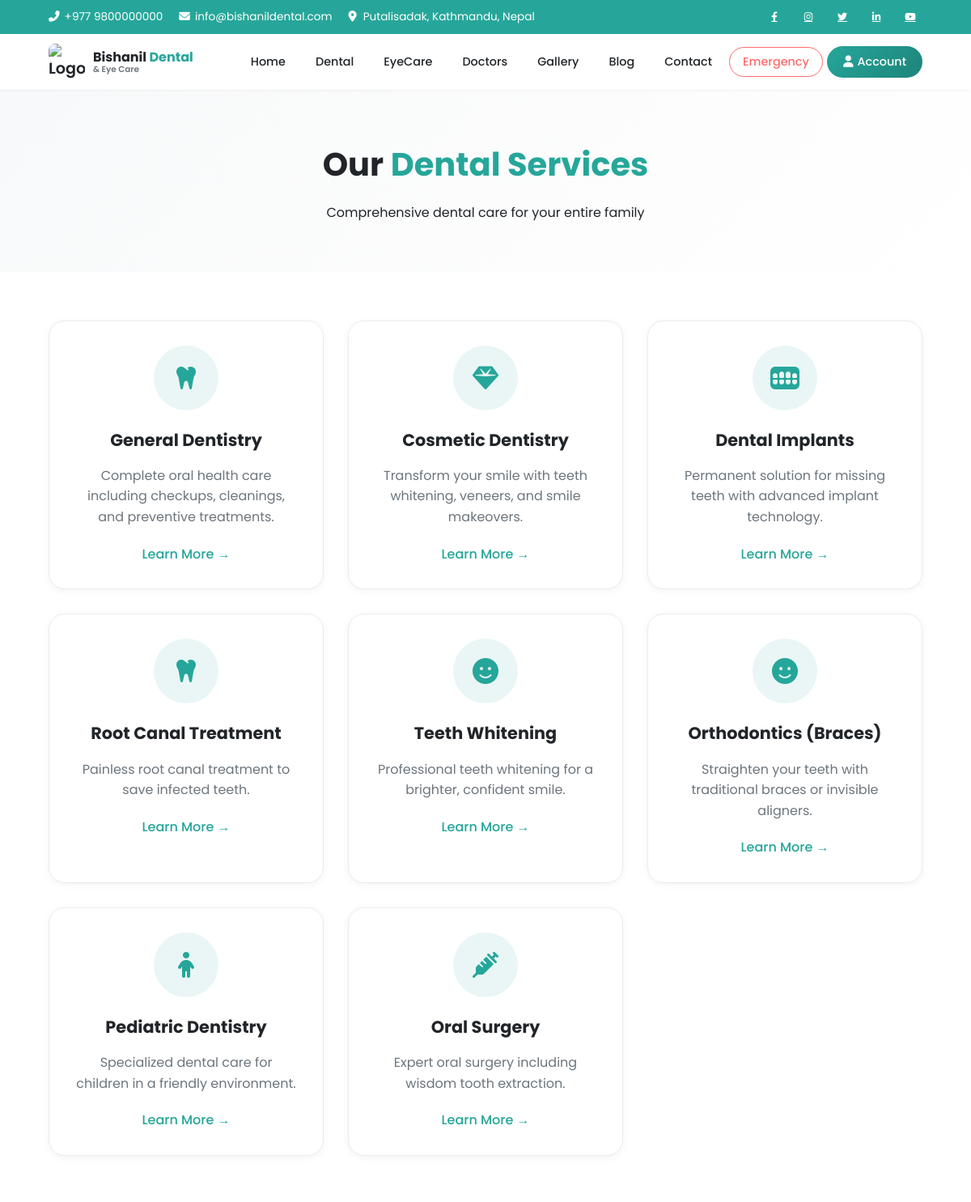
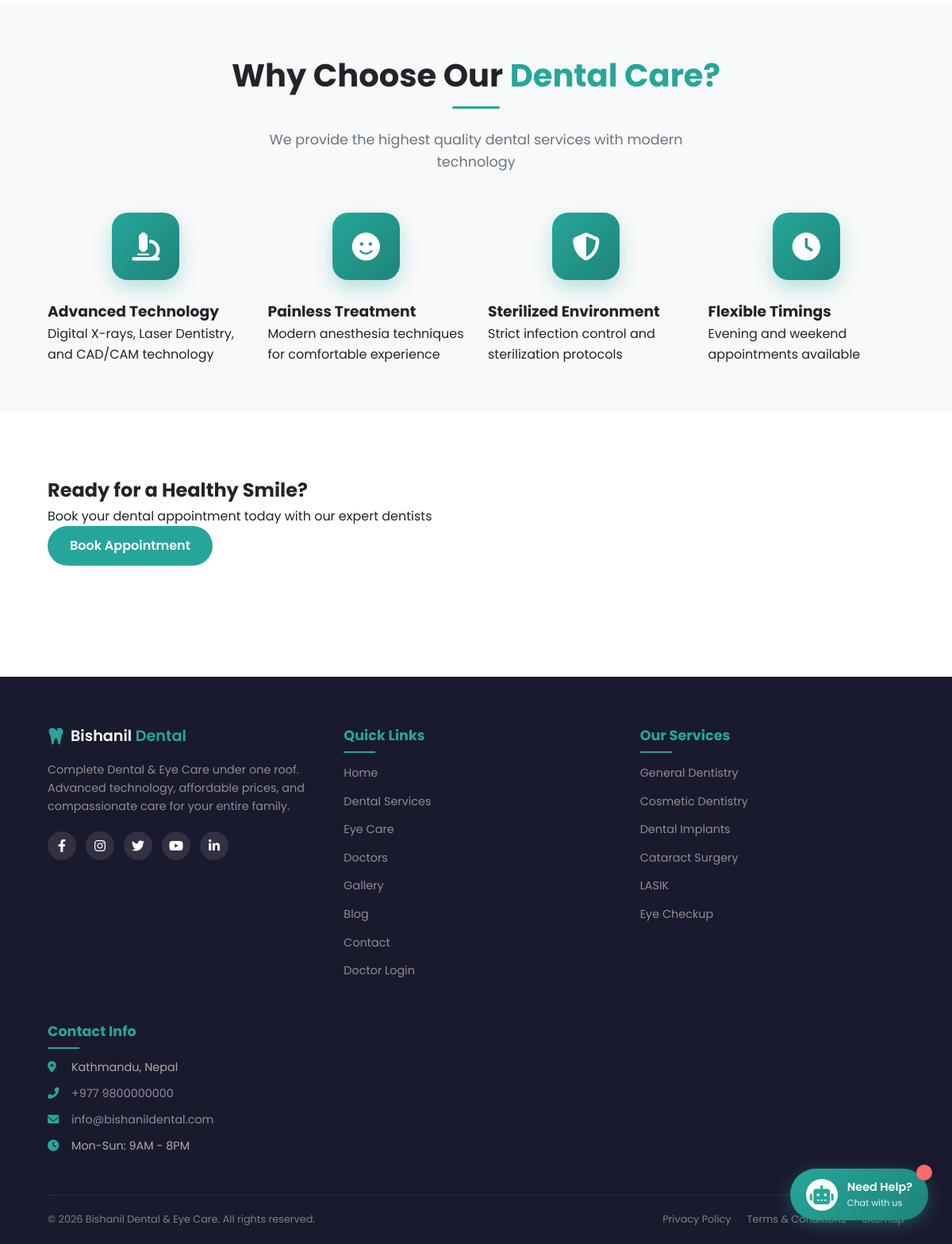
Page /dental/services/ on the committed database (2 pictures, top to bottom).
### contact/models.py (models this page shows, shortened)
class ContactSettings(models.Model):
    phone_primary = models.CharField(max_length=20, blank=True, null=True)
    phone_secondary = models.CharField(max_length=20, blank=True, null=True)
    email_primary = models.EmailField(blank=True, null=True)
    email_support = models.EmailField(blank=True, null=True)
    facebook_url = models.URLField(blank=True, null=True)
    instagram_url = models.URLField(blank=True, null=True)
    twitter_url = models.URLField(blank=True, null=True)
    linkedin_url = models.URLField(blank=True, null=True)
    youtube_url = models.URLField(blank=True, null=True)
    address = models.CharField(max_length=300, blank=True, null=True)
    working_hours = models.CharField(max_length=200, blank=True, null=True)
    show_contact_bar = models.BooleanField(default=True)
    bar_address = models.CharField(max_length=300, blank=True, null=True)
    bar_phone = models.CharField(max_length=20, blank=True, null=True)
    bar_email = models.EmailField(blank=True, null=True)
    bar_hours = models.CharField(max_length=200, blank=True, null=True)
    bar_address_icon = models.CharField(max_length=50, default='fas fa-map-marker-alt')
    bar_phone_icon = models.CharField(max_length=50, default='fas fa-phone-alt')
    bar_email_icon = models.CharField(max_length=50, default='fas fa-envelope')
    bar_hours_icon = models.CharField(max_length=50, default='fas fa-clock')
    class Meta:
        verbose_name = "Contact Settings"
        verbose_name_plural = "Contact Settings"

### dental/models.py (models this page shows, shortened)
class DentalService(models.Model):
    SERVICE_TYPES = [
        ('general', 'General Dentistry'),
        ('cosmetic', 'Cosmetic Dentistry'),
        ('orthodontic', 'Orthodontics'),
        ('implants', 'Dental Implants'),
        ('root_canal', 'Root Canal Treatment'),
        ('pediatric', 'Pediatric Dentistry'),
        ('whitening', 'Teeth Whitening'),
        ('oral_surgery', 'Oral Surgery'),
    ]
    name = models.CharField(max_length=200)
    slug = models.SlugField(unique=True)
    service_type = models.CharField(max_length=50, choices=SERVICE_TYPES)
    short_description = models.CharField(max_length=300)
    full_description = models.TextField()
    icon_class = models.CharField(max_length=100, default='fas fa-tooth')
    image = models.ImageField(upload_to='services/dental/', blank=True, null=True)
    benefits = models.JSONField(default=list, blank=True)
    faq_title = models.CharField(max_length=300, blank=True)
    faq_answer = models.TextField(blank=True)
    meta_title = models.CharField(max_length=200, blank=True)
    meta_description = models.CharField(max_length=500, blank=True)
    starting_price = models.DecimalField(max_digits=10, decimal_places=2, null=True, blank=True)
    price_note = models.CharField(max_length=200, blank=True)
    is_active = models.BooleanField(default=True)
    featured = models.BooleanField(default=False)
    order = models.IntegerField(default=0)
    created_at = models.DateTimeField(auto_now_add=True)
    updated_at = models.DateTimeField(auto_now=True)
    class Meta:
        ordering = ['order', 'name']
        verbose_name = 'Dental Service'
        verbose_name_plural = 'Dental Services'

### dental/views.py (the view)
# urls.py: path('services/', views.service_list, name='service_list'),
def service_list(request):
    services = DentalService.objects.filter(is_active=True)
    grouped_services = {}
    for service in services:
        grouped_services[service.service_type] = grouped_services.get(service.service_type, [])
        grouped_services[service.service_type].append(service)
    context = {
        'services': services,
        'grouped_services': grouped_services,
        'service_types': DentalService.SERVICE_TYPES,
    }
    return render(request, 'dental/service_list.html', context)

### templates/dental/service_list.html (shortened to what this page needs)
{% extends 'layouts/base.html' %}
{% load static %}
{% block content %}
<section class="page-header">
    <div class="container">
        <h1>Our <span>Dental Services</span></h1>
        <p>Comprehensive dental care for your entire family</p>
    </div>
</section>
<section class="dental-services">
    <div class="container">
        <div class="services-grid">
            {% for service in services %}
            <div class="service-card">
                <div class="service-icon">
                    <i class="{{ service.icon_class }}"></i>
                </div>
                <h3>{{ service.name }}</h3>
                <p>{{ service.short_description }}</p>
                <a href="{% url 'dental:service_detail' service.slug %}" class="service-link">Learn More →</a>
            </div>
            {% empty %}
            <p>No services available at the moment.</p>
            {% endfor %}
        </div>
    </div>
</section>
<section class="why-dental">
    <div class="container">
        <div class="section-header">
            <h2>Why Choose Our <span>Dental Care?</span></h2>
            <p>We provide the highest quality dental services with modern technology</p>
        </div>
        <div class="features-grid">
            <div class="feature">
                <div class="feature-icon">
                    <i class="fas fa-microscope"></i>
                </div>
                <h3>Advanced Technology</h3>
                <p>Digital X-rays, Laser Dentistry, and CAD/CAM technology</p>
            </div>
            <div class="feature">
                <div class="feature-icon">
                    <i class="fas fa-smile"></i>
                </div>
                <h3>Painless Treatment</h3>
                <p>Modern anesthesia techniques for comfortable experience</p>
            </div>
            <div class="feature">
                <div class="feature-icon">
                    <i class="fas fa-shield-alt"></i>
                </div>
                <h3>Sterilized Environment</h3>
                <p>Strict infection control and sterilization protocols</p>
            </div>
            <div class="feature">
                <div class="feature-icon">
                    <i class="fas fa-clock"></i>
                </div>
                <h3>Flexible Timings</h3>
                <p>Evening and weekend appointments available</p>
            </div>
        </div>
    </div>
</section>
<section class="appointment-cta">
    <div class="container">
        <h2>Ready for a Healthy Smile?</h2>
        <p>Book your dental appointment today with our expert dentists</p>
        {% if user.is_authenticated %}
    <a href="/appointments/book/" class="btn-primary">Book Appointment</a>
{% else %}
    <a href="{% url 'accounts:login' %}" class="btn-primary">Book Appointment</a>
{% endif %}
    </div>
</section>
{% endblock %}

### templates/includes/navbar.html (shortened to what this page needs)
{% load static %}
<div class="top-bar">
    <div class="container">
        <div class="top-bar-content">
            <div class="contact-info">
                {% with contact_settings as cs %}
                {% if cs and cs.phone_primary %}
                <a href="tel:{{ cs.phone_primary }}"><i class="fas fa-phone-alt"></i> {{ cs.phone_primary }}</a>
                {% else %}
                <a href="tel:+9779800000000"><i class="fas fa-phone-alt"></i> +977 9800000000</a>
                {% endif %}
                {% if cs and cs.email_primary %}
                <a href="mailto:{{ cs.email_primary }}"><i class="fas fa-envelope"></i> {{ cs.email_primary }}</a>
                {% else %}
                <a href="mailto:info@bishanildental.com"><i class="fas fa-envelope"></i> info@bishanildental.com</a>
                {% endif %}
                {% if cs and cs.address %}
                <span><i class="fas fa-map-marker-alt"></i> {{ cs.address }}</span>
                {% else %}
                <span><i class="fas fa-map-marker-alt"></i> Kathmandu, Nepal</span>
                {% endif %}
                {% endwith %}
            </div>
            <div class="top-social-links">
                {% with contact_settings as cs %}
                {% if cs and cs.facebook_url %}
                <a href="{{ cs.facebook_url }}" target="_blank"><i class="fab fa-facebook-f"></i></a>
                {% endif %}
                {% if cs and cs.instagram_url %}
                <a href="{{ cs.instagram_url }}" target="_blank"><i class="fab fa-instagram"></i></a>
                {% endif %}
                {% if cs and cs.twitter_url %}
                <a href="{{ cs.twitter_url }}" target="_blank"><i class="fab fa-twitter"></i></a>
                {% endif %}
                {% if cs and cs.linkedin_url %}
                <a href="{{ cs.linkedin_url }}" target="_blank"><i class="fab fa-linkedin-in"></i></a>
                {% endif %}
                {% if cs and cs.youtube_url %}
                <a href="{{ cs.youtube_url }}" target="_blank"><i class="fab fa-youtube"></i></a>
                {% endif %}
                {% endwith %}
            </div>
        </div>
    </div>
</div>
<nav class="main-navbar">
    <div class="container">
        <div class="navbar-wrapper">
            <a href="/" class="logo">
                <img src="{% static 'images/logo111.jpg' %}" alt="Logo" class="logo-img">
                <div class="logo-text">
                    <span>Bishanil <span class="accent">Dental</span></span>
                    <small>& Eye Care</small>
                </div>
            </a>
            <ul class="nav-menu" id="navMenu">
                <li><a href="/" class="{% if request.path == '/' %}active{% endif %}">Home</a></li>
                <li><a href="/dental/services/">Dental</a></li>
                <li><a href="/eyecare/services/">EyeCare</a></li>
                <li><a href="/doctors/">Doctors</a></li>
                <li><a href="/gallery/">Gallery</a></li>
                <li><a href="/blog/">Blog</a></li>
                <li><a href="/contact/">Contact</a></li>
                {% if user.is_authenticated %}
                <li><a href="/appointments/emergency/" class="emergency-link">Emergency</a></li>
                {% else %}
                <li><a href="{% url 'accounts:login' %}" class="emergency-link-outline">Emergency</a></li>
                {% endif %}
                {% if user.is_authenticated %}
                {% if user.doctor_profile and user.doctor_profile.is_approved %}
                <li class="dropdown">
                    <a href="#" class="user-menu-btn">
                        <i class="fas fa-user-md"></i> {{ user.doctor_profile.name }}
                    </a>
                    <ul class="dropdown-menu">
                        <li><a href="{% url 'doctors:doctor_dashboard' %}"><i class="fas fa-chart-line"></i> Doctor
                                Dashboard</a></li>
                        <li><a href="{% url 'doctors:doctor_dashboard' %}#appointments"><i
                                    class="fas fa-calendar-alt"></i> My Appointments</a></li>
                        <li><a href="{% url 'doctors:doctor_dashboard' %}#patients"><i class="fas fa-users"></i> My
                                Patients</a></li>
                        <li><a href="{% url 'doctors:doctor_dashboard' %}#prescriptions"><i
                                    class="fas fa-prescription-bottle"></i> Prescriptions</a></li>
                        <li><a href="{% url 'doctors:doctor_dashboard' %}#profile"><i class="fas fa-user-edit"></i> Edit
                                Profile</a></li>
                        <li>
                            <hr class="dropdown-divider">
                        </li>
                        <li><a href="{% url 'accounts:logout' %}"><i class="fas fa-sign-out-alt"></i> Logout</a></li>
                    </ul>
                </li>
                {% else %}
                <li class="dropdown">
                    <a href="#" class="user-menu-btn">
                        <i class="fas fa-user-circle"></i> {{ user.first_name|default:user.username }}
                    </a>
                    <ul class="dropdown-menu">
                        {% if user.is_staff %}
                        <li><a href="{% url 'dashboard:admin_dashboard' %}"><i class="fas fa-chart-pie"></i> Admin
                                Dashboard</a></li>
                        <li>
                            <hr class="dropdown-divider">
                        </li>
                        {% endif %}
                        <li><a href="{% url 'accounts:dashboard' %}"><i class="fas fa-tachometer-alt"></i> Patient
                                Dashboard</a></li>
                        <li><a href="{% url 'accounts:profile' %}"><i class="fas fa-user"></i> My Profile</a></li>
                        <li><a href="{% url 'accounts:my_appointments' %}"><i class="fas fa-calendar-alt"></i> My
                                Appointments</a></li>
                        <li><a href="{% url 'accounts:dashboard' %}#medical"><i class="fas fa-notes-medical"></i>
                                Medical History</a></li>
                        <li><a href="{% url 'accounts:dashboard' %}#bills"><i class="fas fa-file-invoice"></i> My
                                Bills</a></li>
                        {% if user.is_staff %}
                        <li>
                            <hr class="dropdown-divider">
                        </li>
                        <li><a href="/admin/" target="_blank"><i class="fas fa-cog"></i> Django Admin</a></li>
                        {% endif %}
                        <li>
                            <hr class="dropdown-divider">
                        </li>
                        <li><a href="{% url 'accounts:logout' %}"><i class="fas fa-sign-out-alt"></i> Logout</a></li>
                    </ul>
                </li>
                {% endif %}
                {% else %}
                <li class="auth-dropdown">
                    <a href="#" class="auth-oval-btn">
                        <i class="fas fa-user"></i> Account
                    </a>
                </li>
                {% endif %}
            </ul>
        </div>
    </div>
</nav>

### rows in the picture
ContactSettings: phone_primary "+977 9800000000", email_primary "info@bishanildental.com", address "Putalisadak, Kathmandu, Nepal"
DentalService: name "General Dentistry", short_description "Complete oral health care including checkups, cleanings, and preventive treatments."
DentalService: name "Cosmetic Dentistry", short_description "Transform your smile with teeth whitening, veneers, and smile makeovers."
DentalService: name "Dental Implants", short_description "Permanent solution for missing teeth with advanced implant technology."
DentalService: name "Root Canal Treatment", short_description "Painless root canal treatment to save infected teeth."
DentalService: name "Teeth Whitening", short_description "Professional teeth whitening for a brighter, confident smile."
DentalService: name "Orthodontics (Braces)", short_description "Straighten your teeth with traditional braces or invisible aligners."
DentalService: name "Pediatric Dentistry", short_description "Specialized dental care for children in a friendly environment."
DentalService: name "Oral Surgery", short_description "Expert oral surgery including wisdom tooth extraction."
